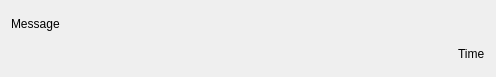
<?xml version="1.0" encoding="UTF-8"?>
<ui version="4.0">
 <class>ChatItemWidget</class>
 <widget class="QWidget" name="ChatItemWidget">
  <property name="geometry">
   <rect>
    <x>0</x>
    <y>0</y>
    <width>496</width>
    <height>77</height>
   </rect>
  </property>
  <property name="windowTitle">
   <string>Form</string>
  </property>
  <layout class="QVBoxLayout" name="verticalLayout">
   <item>
    <widget class="QLabel" name="lblMessage">
     <property name="text">
      <string>Message</string>
     </property>
    </widget>
   </item>
   <item alignment="Qt::AlignmentFlag::AlignRight">
    <widget class="QLabel" name="lblTime">
     <property name="text">
      <string>Time</string>
     </property>
    </widget>
   </item>
  </layout>
 </widget>
 <resources/>
 <connections/>
</ui>
